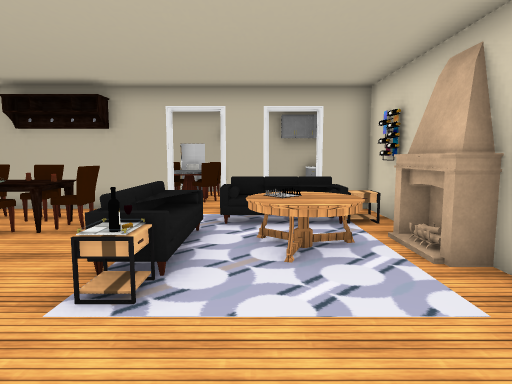
view 1 (above)

13 first-person views from a walk through a Unity game level. The camera is 1.5 m above the floor, tilts 6° down and sees 75° across. Doors are open. The floor is counted in squares, 1 m on a side. Each view is taken from the middle of a square. On the plan, view 1 faces up. The plan holds only what a view shows up to about 15 squares ahead; the rest is blank. The place goes on beyond the plan. Some animated figures are not drawn. Some surface patterns are stand-ins.

view 2
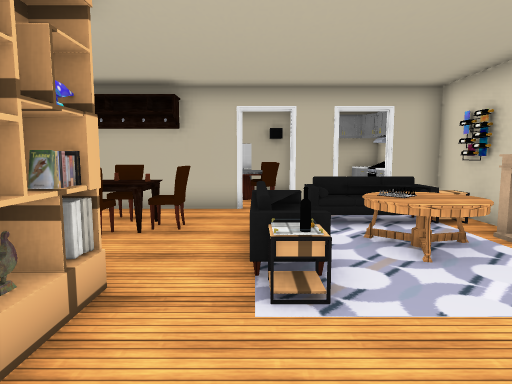

view 3
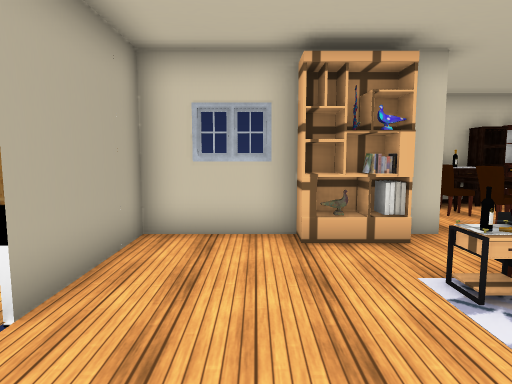

view 4
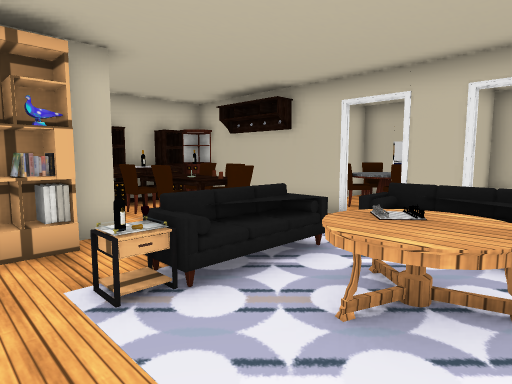

view 5
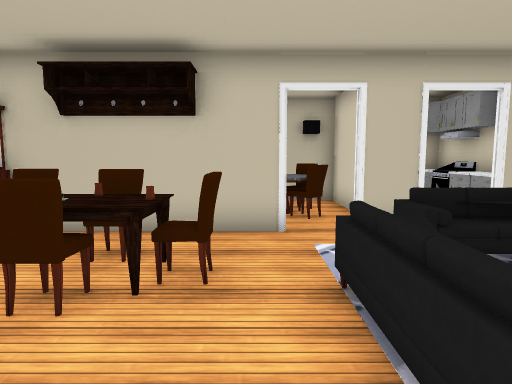

view 6
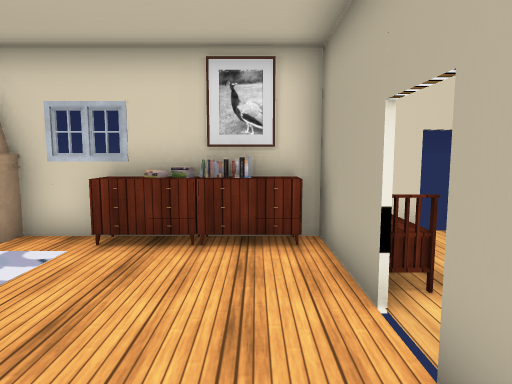

view 7
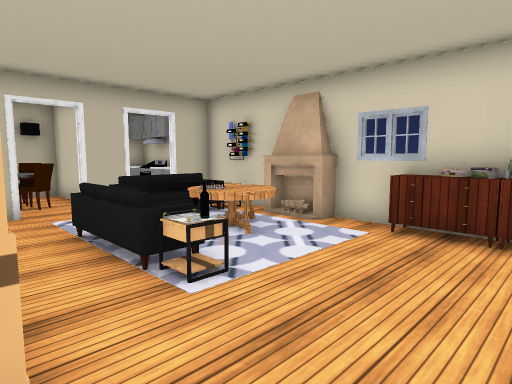

view 8
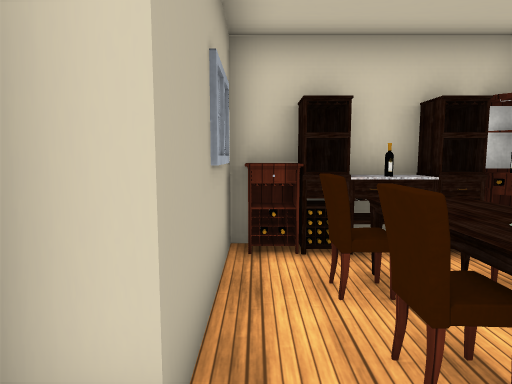

view 9
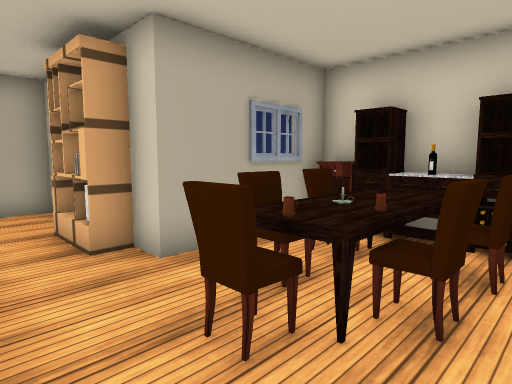

view 10
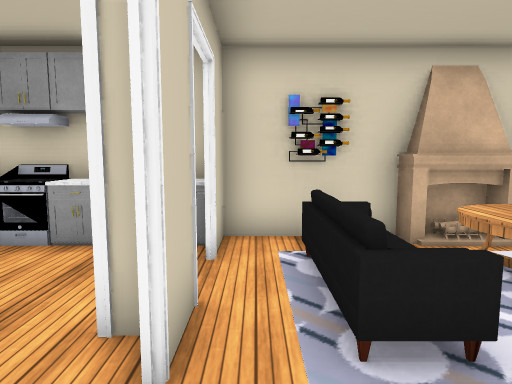

view 11
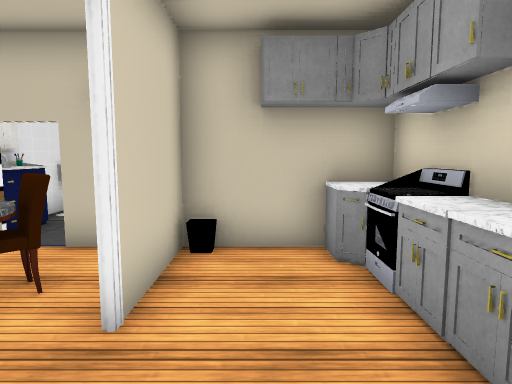

view 12
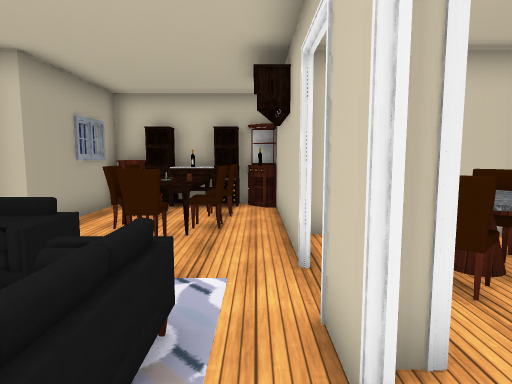

view 13
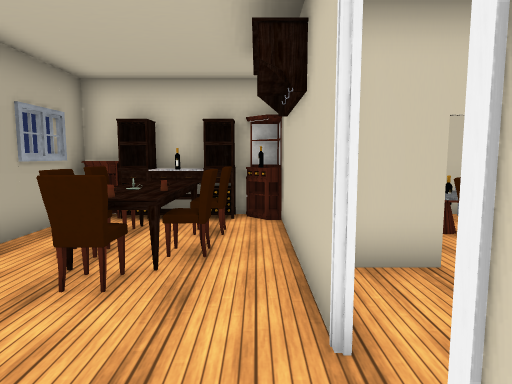

### Floor plan
Points are (right, up) in squares from view 1. A wall is a line through its corners. A room is listed if a view was taken in it or the views show most of it. See-through windows are left out.
Room 1 (views 1, 2, 3, 4, 5, 6, 7, 8, 9, 10, 11, 12, 13)
walls: (-4.4, 1.9) (-4.4, -1.2) (-0.9, -1.2); (-2.4, 9.6) (-8, 9.6); (-0.3, 9.9) (-0.3, 10.4); (0.5, 9.6) (-1.1, 9.6); (3.3, 6.5) (3.3, 9.6) (1.8, 9.6); (3.3, 2.4) (3.3, 4.5); (-8.1, 5.6) (-8.1, 4.8); (0.1, -1.2) (3.3, -1.2); (-8.7, 5.6) (-8.7, 4.6) (-4.4, 4.6) (-4.4, 3.8); (-8.7, 8.1) (-8.7, 5.9); (-8.7, 8.9) (-8.7, 8.2)
ways out: opening at (-2, 10) to room 2; opening at (1, 10); open door at (-0.5, -1)
objects: drawers (-8, 6); cabinet (-8, 7); drawers (-8, 8); cabinet (-8, 9); chair (-7, 6) to (-6, 6); table (-7, 7) to (-5, 8); chair (-7, 8) to (-6, 8); chair (-5, 6); other object (-5, 7); chair (-5, 9); shelf (-4, 2); books (-4, 3); shelf (-4, 4); chair (-4, 7); other object (-4, 8); sofa (-2, 4) to (-1, 7); table (-1, 3) to (-1, 4); sofa (-1, 7) to (1, 8); table (0, 5) to (2, 6); rug (0, 6); table (2, 7) to (2, 8); dresser (3, 0); books (3, 1); dresser (3, 2); fireplace (3, 5) to (3, 6)
Room 2 (no view inside)
walls: (-0.3, 11.8) (-0.3, 14.5); (-4.4, 11.6) (-4.4, 10); (-3.1, 14.5) (-4.4, 14.5) (-4.4, 12.9); (-0.1, 14.5) (-2.3, 14.5)
ways out: opening at (-2, 10) to room 1; opening at (-0.5, 11); open door at (-4, 12); open door at (-3, 14)
objects: chair (-3, 11); chair (-3, 13); chair (-2, 13) to (-1, 13)

Positions as (right, up) in squares from view 1, and headings:
1: (0, 0), facing up
2: (-2, 0), facing up
3: (2, 1), facing left
4: (2, 2), facing up-left
5: (-3, 3), facing up
6: (-3, 0), facing right
7: (-4, 0), facing up-right
8: (-3, 5), facing left
9: (-2, 9), facing down-left
10: (-3, 9), facing right
11: (1, 9), facing up
12: (2, 9), facing left
13: (0, 9), facing left
